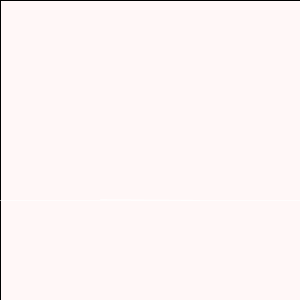
Frame 1 (no input)
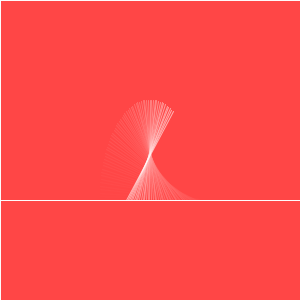
Frame 60 (the mouse pressed at the canvas centre just before this capture)
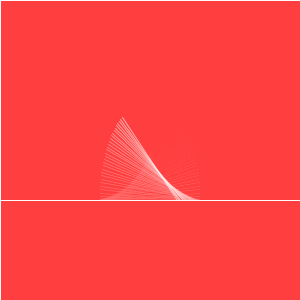
Frame 120 (the mouse held since frame 60 and released just before this capture)

The Processing sketch that drew these frames (run headless with seeded random() and noise(); from frame 60 on, the mouse is pressed at the canvas centre):

// Processing sketch: LineMove
// ── LineMove.pde
int R=50;
float t=0, x, y; 
void setup() {
  size(300, 300);
  x = 0;
  y = R;
  background(-1);
} 
void draw() {
  fill(#FF3E3E, 10);
  rect(0, 0, width, height);
  float y = R-R*sin(radians(t));
  pushMatrix();
  translate(width>>1, height>>1); 
  stroke(-1,150);
  line(-width/2, R, width/2, R);
  translate(x, y);
  rotate(PI/2+radians(t));  
  line(0, R, 0, -R);
  //polygon( R);
  popMatrix();
  if (t<180)t+=2;
  else t= 0;
}
//int N=4;
//void polygon(float R) {
//  float Rd = (R/2)*(1/sin(TWO_PI/(N*2)));
//  beginShape();
//  for (int i=0; i<N; i++) {
//    float ang = i*360/N;
//    float xx = Rd*sin(radians(ang));
//    float yy = Rd*cos(radians(ang));
//    vertex(xx, yy);
//  }
//  endShape(CLOSE);
//}
